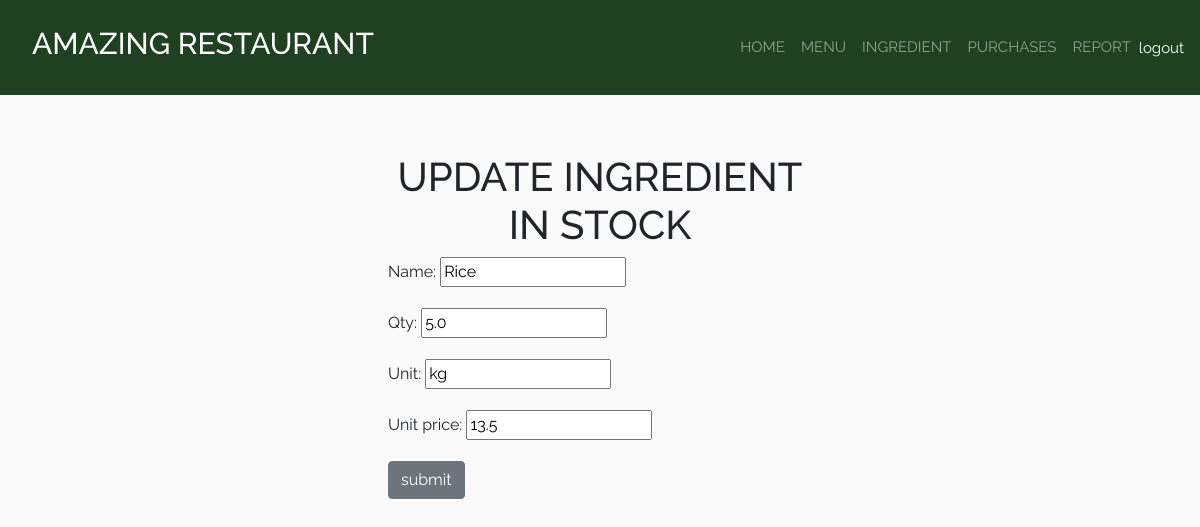
Page /ingredient/4/update (signed in) on the committed database.
### restaurantapp/models.py (models this page shows, shortened)
class Ingredient(models.Model):
    name = models.CharField(max_length=30, unique=True)
    qty = models.FloatField(default=0.0)
    unit = models.CharField(max_length=10)
    unit_price = models.FloatField(default=0.0)

### restaurantapp/views.py (the view)
# urls.py: path('ingredient/<slug:pk>/update', UpdateIngredientView.as_view(), name='update_ingredient'),
class UpdateIngredientView(LoginRequiredMixin, UpdateView):
    template_name = "restaurantapp/update_ingredient.html"
    model = Ingredient
    form_class = IngredientForm

### restaurantapp/forms.py
class IngredientForm(ModelForm):
    class Meta:
        model = Ingredient
        fields = "__all__"

### restaurantapp/templates/restaurantapp/update_ingredient.html (shortened to what this page needs)
{% extends 'restaurantapp/base.html'%}
{% load static %}
{% block content%}
<br></br>
<div class="container">
  <form method="POST" action = "" enctype="multipart/form-data">
    <h1 class = "text-center">UPDATE INGREDIENT IN STOCK</h1>
    {{ form.as_p }}
    <input type = "submit" value="submit" class="btn btn-secondary btn" type="button">
  </form>
</div>
{% endblock %}

### restaurantapp/static/restaurantapp/css/main.css (style rules this page uses)
html,body { position: relative; overflow-x: auto; width: 100% !important; height: 100vh; display: table; position: relative; background-position: center; background-attachment: scroll; -o-background-size: cover; -moz-background-size: cover; -webkit-background-size: cover; background-size: cover; background-repeat: no-repeat; }
body { background-color: hsl(0, 0%, 98%); font-family: 'raleway'; }
form { width: 40%; margin: 0 auto; }
.container { padding: 10px; width: 90%; }

### rows in the picture
Ingredient: name "Rice", qty "5.0", unit "kg", unit_price "13.5"
